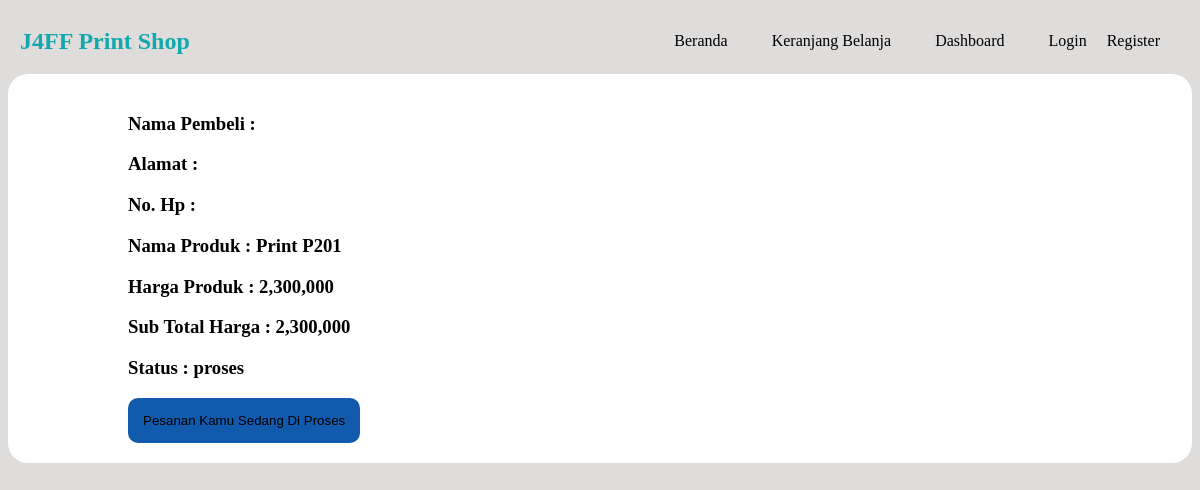
The app's page /detail_transaksi.php?id=9 with its own data.
### tables this page shows
CREATE TABLE `transaksi` (
  `id_transaksi` int(11) NOT NULL,
  `name` varchar(100) NOT NULL,
  `alamat` varchar(100) NOT NULL,
  `no_hp` varchar(100) NOT NULL,
  `nama_produk` varchar(100) NOT NULL,
  `harga_produk` varchar(100) NOT NULL,
  `subtotal` varchar(100) NOT NULL,
  `foto_produk` varchar(100) NOT NULL,
  `status` enum('proses','dikirim','ditolak') NOT NULL
);

### function.php (called while the page is built, shortened)
<?php
require 'koneksi.php';
function query($query){
    global $conn;
    $rows = [];
    $result = mysqli_query($conn, $query);
    while($row = mysqli_fetch_assoc($result)){
        $rows[] = $row;
    }
    return $rows;
}
        ?>

### detail_transaksi.php (the view, shortened to what this page needs)
<?php include 'layout/navbar.php';?>
<?php
$id = $_GET['id'];
$transaksi = query("SELECT * FROM transaksi WHERE id_transaksi = '$id'")[0];
?>
<div class="container">
    <div class="detail-transaksi">
        <div class="transaksi">
            <h3>Nama Pembeli : <?= $transaksi["name"]; ?></h3>
            <h3>Alamat : <?= $transaksi["alamat"]; ?></h3>
            <h3>No. Hp : <?= $transaksi["no_hp"]; ?></h3>
            <h3>Nama Produk : <?= $transaksi["nama_produk"]; ?></h3>
            <h3>Harga Produk : <?= number_format($transaksi["harga_produk"]); ?></h3>
            <h3>Sub Total Harga : <?= number_format($transaksi["subtotal"]); ?></h3>
            <h3>Status : <?= $transaksi["status"]; ?> </h3>
        <?php
        if($transaksi['status'] == "proses"){
            ?>
            <button class="proses">Pesanan Kamu Sedang Di Proses</button>
            <?php
        }else if($transaksi["status"] == "dikirim"){
            ?>
            <button class="dikirim">Pesanan Kamu Sedang DIkirim</button>
            <?php
        }else if($transaksi["status"] == "ditolak"){
            ?>
            <button class="ditolak">Pesananmu Ditolak </button>
            <?php
        }
        ?>
        </div>
        </div>
</div>

### style/index.css (style rules this page uses)
body { background: #dfdcdc; }
.detail-transaksi { width: 100%; box-sizing: border-box; border-radius: 20px; padding: 20px; background: #ffffff; display: flex; }
.detail-transaksi .transaksi { margin-left: 100px; }
.detail-transaksi .transaksi button.proses { padding: 15px; background: #125aad; color: #000000; border: none; border-radius: 10px; }

### records on screen
transaksi: nama_produk "Print P201", harga_produk "2,300,000", subtotal "2,300,000", status "proses"
